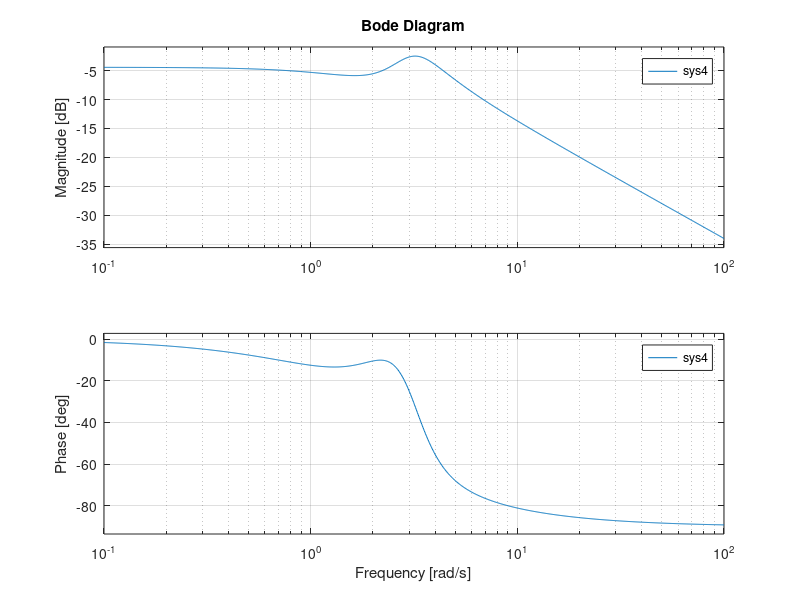
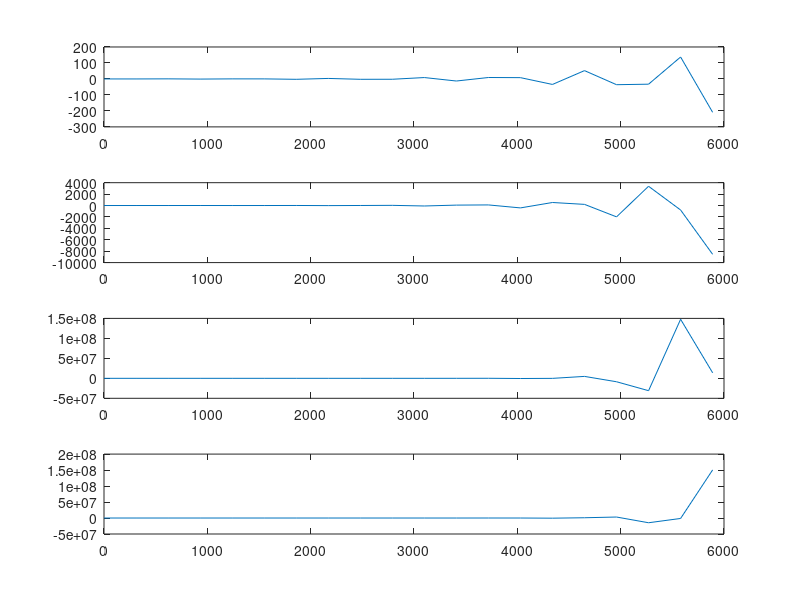
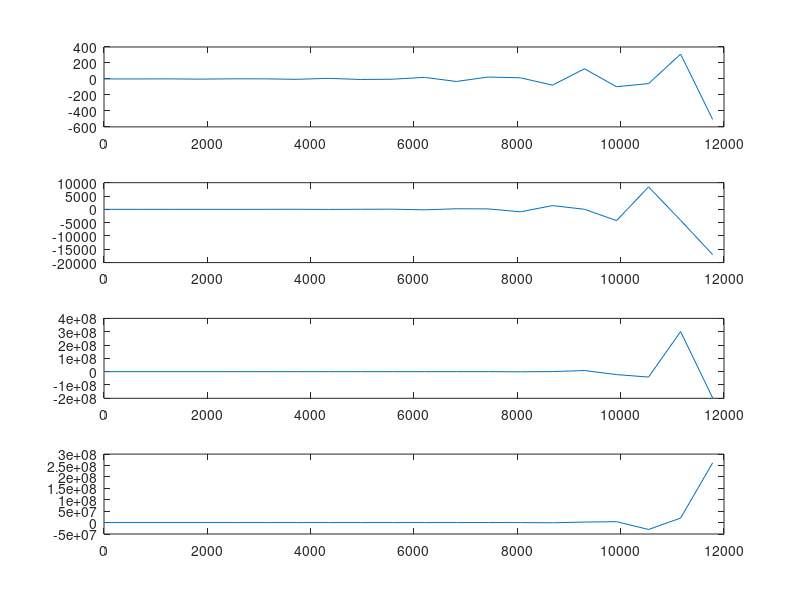
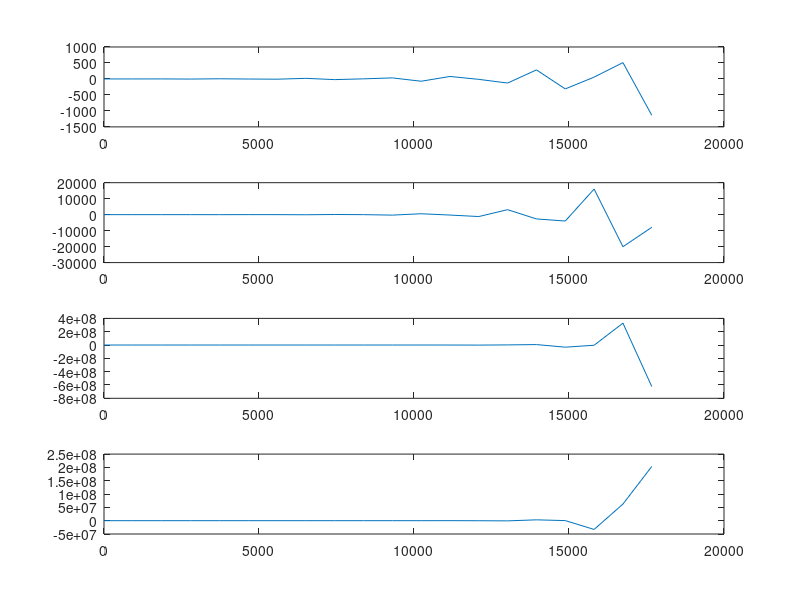

Reproduce these figures in MATLAB, in order.
close all
clear all
figure

subplot(2,2,1);
n1=[1,-1];
d1=[1,2,2];
sys1=tf(n1,d1);bode(sys1);

subplot(2,2,2);
n2=[1,5];
d2=[1,2,3];
sys2=tf(n2,d2);
bode(sys2);

subplot(2,2,3);
n3=[2,5,12];
d3=[1,2,10];
sys3=tf(n3,d3);
bode(sys3);

subplot(2,2,4)
n4=[2,5,12];
d4=conv([1,2,10],[1,2]);
sys4=tf(n4,d4);
bode(sys4);

reg_no=310;

for ii=1:3
   figure
   fi=reg_no*ii;
   t=linspace(0,0.002*pi,20);
   x=sin(2*pi*fi*t);
   
   subplot(4,1,1);
   sys1=tf(n1,d1,fi);
   [y1,t1]=lsim(sys1,x);
   plot(t1,y1);
   
   subplot(4,1,2);
   sys2=tf(n2,d2,fi);
   [y2,t2]=lsim(sys2,x);
   plot(t2,y2);
   
   subplot(4,1,3);
   sys3=tf(n3,d3,fi);
   [y3,t3]=lsim(sys3,x);
   plot(t3,y3);
   
   subplot(4,1,4);
   sys4=tf(n4,d4,fi);
   [y4,t4]=lsim(sys4,x);
   plot(t4,y4);
   
end



